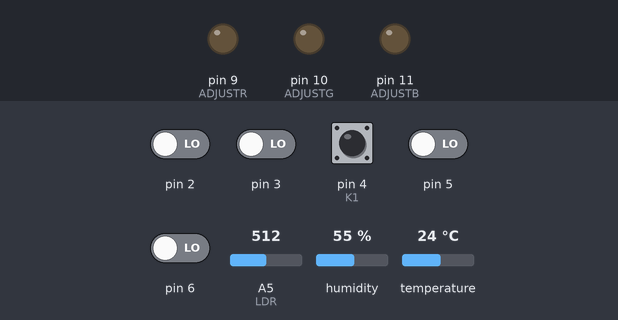
The sketch below on a simulated Arduino Uno, built with avr-gcc and run on an emulated ATmega328P. Parts: output pins drawn as LEDs (lit = HIGH). Wiring (inferred from the names in the program): DHT11 sensor: data pin 7. The inputs (shaded band) are chosen by the test bench; at power-on: pin 4 (K1) HIGH, pin 2, pin 3, pin 5, pin 6 LOW, A5 (LDR) = 512, humidity 55 %, temperature 24 °C.

Above: at 1.2 s.
1.3 s: pin 4 (K1) driven LOW
At 2.4 s:
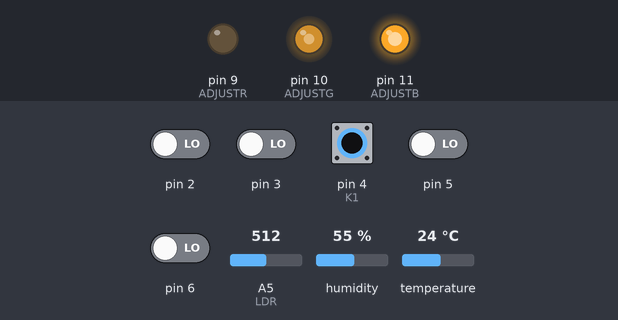
2.8 s: pin 4 (K1) pulsed HIGH 5 times (0.12 s each, 0.3 s apart)
At 3.07 s:
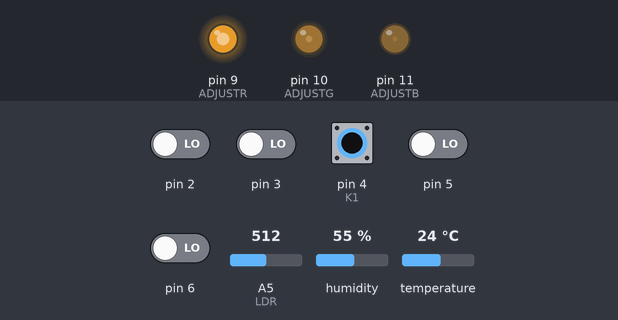
5.8 s: pin 4 (K1) pulsed HIGH 5 times (0.12 s each, 0.3 s apart)
At 6.97 s:
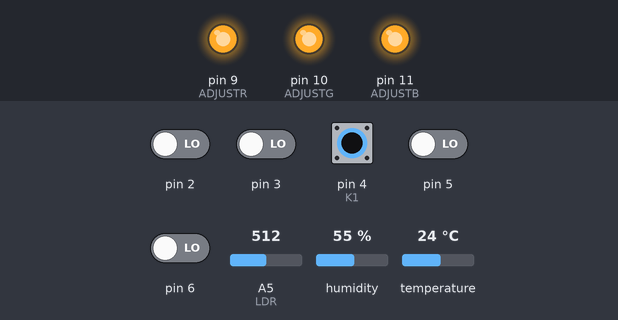
Timing chart, 0 to 8.8 s (numbered marks = the images above; inputs shaded):
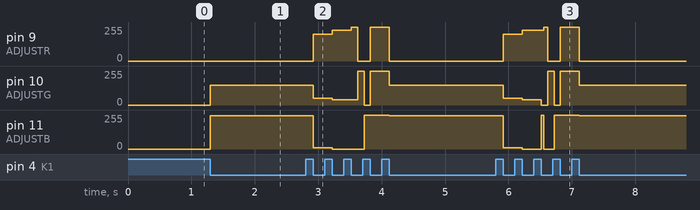

Measured:
- after the input at 1.3 s, pin 10 (ADJUSTG): 0/255 → 150/255 at once; pin 11 (ADJUSTB): 0/255 → 250/255 at once
- after the input at 2.8 s, pin 9 (ADJUSTR): 0/255 → 200/255 after 0.12 s, → 230/255 0.30 s later, → 255/255 0.30 s later, → 0/255 0.10 s later, … (6 changes in this stretch); pin 10 (ADJUSTG): 150/255 → 50/255 after 0.12 s, → 40/255 0.30 s later, → 255/255 0.40 s later, → 0/255 0.10 s later, … (6 changes in this stretch)
- after the input at 5.8 s, pin 10 (ADJUSTG): 150/255 → 50/255 after 0.12 s, → 40/255 0.30 s later, → 0/255 0.30 s later, → 255/255 0.10 s later, … (7 changes in this stretch); pin 11 (ADJUSTB): 250/255 → 10/255 after 0.12 s, → 0/255 0.30 s later, → 255/255 0.50 s later, → 250/255 0.40 s later

The sketch:

light_system.ino
```cpp
#include "Ambitemp.h"
//#include <Display.h>

Ambitemp DHT;

enum ButtonState {PRESSED, RELEASED, UNKNOWN};

const int LDR = A5;
const int K1 = 4;
const int DHT11 = 7;
const int ADJUSTR = 9;
const int ADJUSTG = 10;
const int ADJUSTB = 11;
const int INTERVAL = 300;

int currentLightingMode = -1;
int lastButtonState = HIGH;
int valR, valG, valB;
unsigned long lastButtonTime = 0;
unsigned long currentInterval;
unsigned long lastTime;

String timeReceived;

void setup() {
  pinMode(LDR, INPUT);
  pinMode(K1, INPUT);
  pinMode(DHT11, INPUT);
  pinMode(ADJUSTR, OUTPUT);
  pinMode(ADJUSTG, OUTPUT);
  pinMode(ADJUSTB, OUTPUT);
  Serial.begin(9600);
  DHT.initialize(7);
  //Display.clear();
}

void loop() {
  enum ButtonState value;
  value = readDebouncedButton();
  if (value == PRESSED) { //1. Default 2. Party 3. Study 4. Meeting
    currentLightingMode++;
    if (currentLightingMode == 5) {
     currentLightingMode = 0;
    }
  }
  int ldrReading = analogRead(LDR);
  //Display.show(timeReceived.toFloat());
  switch (currentLightingMode) {
    case 0:
      if (timeReceived.toFloat() >= 7 && timeReceived.toFloat() <= 17) {
        if (ldrReading >= 800) {
          DefaultLightSwitch(0);
        }
        if (ldrReading >= 500 && ldrReading < 800) {
          DefaultLightSwitch(1);
        }
        if (ldrReading >= 500 && ldrReading < 800 && DHT.getHumidity() >= 80) {
          DefaultLightSwitch(2);
        }
      }
      else if (timeReceived.toFloat() > 17 && timeReceived.toFloat() <= 18.3) {
        DefaultLightSwitch(4);
      }
      else {
        DefaultLightSwitch(5);
      }
      break;
    case 1:
      DefaultLightSwitch(7);
      break;
    case 2:
      DefaultLightSwitch(8);
      break;
    case 3:
      DefaultLightSwitch(6);
      break;
    case 4:
      DefaultLightSwitch(99);
      break;
  }
//DefaultLightSwitch(99);

  if (Serial.available()) { //RECEIVED INFORMATION HANDLER
    timeReceived = Serial.readStringUntil('\n');
  }
}

void DefaultLightSwitch(int lightModeIndex) {
  switch (lightModeIndex) {
    case 0: //Sunshine
      analogWrite(ADJUSTR, 0);
      analogWrite(ADJUSTG, 0);
      analogWrite(ADJUSTB, 0);
      break;
    case 1: //Cloudy
      analogWrite(ADJUSTR, 100);
      analogWrite(ADJUSTG, 120);
      analogWrite(ADJUSTB, 130);
      break;
    case 2: //Rainy
      analogWrite(ADJUSTR, 5);
      analogWrite(ADJUSTG, 15);
      analogWrite(ADJUSTB, 40);
      break;
    case 3: //Morning
      analogWrite(ADJUSTR, 212);
      analogWrite(ADJUSTG, 205);
      analogWrite(ADJUSTB, 235);
      break;
    case 4: //Dusk
      analogWrite(ADJUSTR, 15);
      analogWrite(ADJUSTG, 175);
      analogWrite(ADJUSTB, 195);
      break;
    case 5: //Night
      analogWrite(ADJUSTR, 0);
      analogWrite(ADJUSTG, 150);
      analogWrite(ADJUSTB, 250);
      break;
    case 6: //PARTY!!!!!!!!!!!1
      Party();
      break;
    case 7: //Study lights
      analogWrite(ADJUSTR, 200);
      analogWrite(ADJUSTG, 50);
      analogWrite(ADJUSTB, 10);
      break;
    case 8: //Meeting lights
      analogWrite(ADJUSTR, 230);
      analogWrite(ADJUSTG, 40);
      analogWrite(ADJUSTB, 0);
      break;
    case 99: //Turn light off
      analogWrite(ADJUSTR, 255);
      analogWrite(ADJUSTG, 255);
      analogWrite(ADJUSTB, 255);
      break;
    default: //Default light
      analogWrite(ADJUSTR, 50);
      analogWrite(ADJUSTG, 180);
      analogWrite(ADJUSTB, 240);
      break;
  }
}

void Party() {
  if (currentInterval >= INTERVAL) { //SENDS THE TEMPERATURE VALUE TO THE PC AT A REGULAR INTERVAL
    currentInterval = 0;
  } else {
    switch (currentInterval) {
      case 0 ... 100:
        digitalWrite(ADJUSTR, HIGH);
        digitalWrite(ADJUSTB, LOW);
        break;
      case 101 ... 200:
        digitalWrite(ADJUSTG, HIGH);
        digitalWrite(ADJUSTR, LOW);
        break;
      case 201 ... 300:
        digitalWrite(ADJUSTB, HIGH);
        digitalWrite(ADJUSTG, LOW);
        break;
    }
    currentInterval += (millis() - lastTime);
    lastTime = millis();
  }
}

enum ButtonState readDebouncedButton() {
  int buttonState = digitalRead(K1);
  if (buttonState != lastButtonState) {
    lastButtonState = buttonState;
    if ((millis() - lastButtonTime) > 20) {
      lastButtonTime = millis();
      if (buttonState == LOW) {
        return PRESSED;
      } else {
        return RELEASED;
      }
    }
  }
  return UNKNOWN;
}
```

Ambitemp.cpp
```cpp
// (licence header left out)
#include "Ambitemp.h"

void Ambitemp::initialize(uint8_t pin) {
    _pin = pin;
    _temperature = 0;
    _humidity = 0;
    _lastms = 0;
    _dht11 = SimpleDHT11(pin);
    // override to get first measurement
    getData(true);
}

uint8_t Ambitemp::getData(bool override) {
    // throttle sample rate or force override
    if (millis() - _lastms >= DHT11_SAMPLE_RATE || override) {
        uint8_t err = SimpleDHTErrSuccess;
        uint8_t temperature;
        uint8_t humidity;

        err = _dht11.read(&temperature, &humidity, NULL);
        if (err != SimpleDHTErrSuccess) {
            return err;
        }

        _temperature = temperature;
        _humidity = humidity;

        _lastms = millis();
    }
    return SimpleDHTErrSuccess;
}

uint8_t Ambitemp::getTemperature() {
    getData();
    return _temperature;
}

uint8_t Ambitemp::getHumidity() {
    getData();
    return _humidity;
}
```

Ambitemp.h
```cpp
// (licence header left out)
#ifndef _AMBITEMP_H
#define _AMBITEMP_H

#include <Arduino.h>
#include "SimpleDHT.h"

// 1HZ sample rate on the DHT11
#define DHT11_SAMPLE_RATE 1000

class Ambitemp {
    public:
        void initialize(uint8_t pin);
        uint8_t getTemperature();
        uint8_t getHumidity();

    private:
        uint8_t getData(bool override = false);
        uint8_t _pin;
        uint8_t _temperature;
        uint8_t _humidity;
        SimpleDHT11 _dht11;
        unsigned long _lastms;
};

#endif
```

SimpleDHT.cpp
```cpp
// (licence header left out)
#include "SimpleDHT.h"

SimpleDHT::SimpleDHT() {
}

SimpleDHT::SimpleDHT(int pin) {
    setPin(pin);
}

int SimpleDHT::read(byte* ptemperature, byte* phumidity, byte pdata[40]) {
    int ret = SimpleDHTErrSuccess;

    if (pin == -1) {
        return SimpleDHTErrNoPin;
    }

    float temperature = 0;
    float humidity = 0;
    if ((ret = read2(&temperature, &humidity, pdata)) != SimpleDHTErrSuccess) {
        return ret;
    }

    if (ptemperature) {
        *ptemperature = (byte)(int)temperature;
    }

    if (phumidity) {
        *phumidity = (byte)(int)humidity;
    }

    return ret;
}

int SimpleDHT::read(int pin, byte* ptemperature, byte* phumidity, byte pdata[40]) {
    setPin(pin);
    return read(ptemperature, phumidity, pdata);
}

int SimpleDHT::setPinInputMode(uint8_t mode) {
    if (mode != INPUT && mode != INPUT_PULLUP) {
        return SimpleDHTErrPinMode;
    }
    this->pinInputMode = mode;
    return SimpleDHTErrSuccess;
}

void SimpleDHT::setPin(int pin) {
    this->pin = pin;
#ifdef __AVR
    // (only AVR) - set low level properties for configured pin
    bitmask = digitalPinToBitMask(pin);
    port = digitalPinToPort(pin);
#endif
}

#ifdef __AVR
int SimpleDHT::getBitmask() {
    return bitmask;
}

int SimpleDHT::getPort() {
    return port;
}
#endif

long SimpleDHT::levelTime(byte level, int firstWait, int interval) {
    unsigned long time_start = micros();
    long time = 0;

#ifdef __AVR
    uint8_t portState = level ? bitmask : 0;
#endif

    bool loop = true;
    for (int i = 0 ; loop; i++) {
        if (time < 0 || time > levelTimeout) {
            return -1;
        }

        if (i == 0) {
            if (firstWait > 0) {
                delayMicroseconds(firstWait);
            }
        } else if (interval > 0) {
            delayMicroseconds(interval);
        }

        // for an unsigned int type, the difference have a correct value
        // even if overflow, explanation here:
        //     https://arduino.stackexchange.com/questions/33572/arduino-countdown-without-using-delay
        time = micros() - time_start;

#ifdef __AVR
        loop = ((*portInputRegister(port) & bitmask) == portState);
#else
        loop = (digitalRead(pin) == level);
#endif
    }

    return time;
}

byte SimpleDHT::bits2byte(byte data[8]) {
    byte v = 0;
    for (int i = 0; i < 8; i++) {
        v += data[i] << (7 - i);
    }
    return v;
}

int SimpleDHT::parse(byte data[40], short* ptemperature, short* phumidity) {
    short humidity = bits2byte(data);
    short humidity2 = bits2byte(data + 8);
    short temperature = bits2byte(data + 16);
    short temperature2 = bits2byte(data + 24);
    byte check = bits2byte(data + 32);
    byte expect = (byte)humidity + (byte)humidity2 + (byte)temperature + (byte)temperature2;
    if (check != expect) {
        return SimpleDHTErrDataChecksum;
    }

    *ptemperature = temperature<<8 | temperature2;
    *phumidity = humidity<<8 | humidity2;

    return SimpleDHTErrSuccess;
}

SimpleDHT11::SimpleDHT11() {
}

SimpleDHT11::SimpleDHT11(int pin) : SimpleDHT (pin) {
}

int SimpleDHT11::read2(float* ptemperature, float* phumidity, byte pdata[40]) {
    int ret = SimpleDHTErrSuccess;

    if (pin == -1) {
        return SimpleDHTErrNoPin;
    }

    byte data[40] = {0};
    if ((ret = sample(data)) != SimpleDHTErrSuccess) {
        return ret;
    }

    short temperature = 0;
    short humidity = 0;
    if ((ret = parse(data, &temperature, &humidity)) != SimpleDHTErrSuccess) {
        return ret;
    }

    if (pdata) {
        memcpy(pdata, data, 40);
    }
    if (ptemperature) {
        *ptemperature = (int)(temperature>>8);
    }
    if (phumidity) {
        *phumidity = (int)(humidity>>8);
    }

    // For example, when remove the data line, it will be success with zero data.
    if (temperature == 0 && humidity == 0) {
        return SimpleDHTErrZeroSamples;
    }

    return ret;
}

int SimpleDHT11::read2(int pin, float* ptemperature, float* phumidity, byte pdata[40]) {
    setPin(pin);
    return read2(ptemperature, phumidity, pdata);
}

int SimpleDHT11::sample(byte data[40]) {
    // empty output data.
    memset(data, 0, 40);

    // According to protocol: [1] https://akizukidenshi.com/download/ds/aosong/DHT11.pdf
    // notify DHT11 to start:
    //    1. PULL LOW 20ms.
    //    2. PULL HIGH 20-40us.
    //    3. SET TO INPUT or INPUT_PULLUP.
    // Changes in timing done according to:
    //  [2] https://www.mouser.com/ds/2/758/DHT11-Technical-Data-Sheet-Translated-Version-1143054.pdf
    // - original values specified in code
    // - since they were not working (MCU-dependent timing?), replace in code with
    //   _working_ values based on measurements done with levelTimePrecise()
    pinMode(pin, OUTPUT);
    digitalWrite(pin, LOW);            // 1.
    delay(20);                         // specs [2]: 18us

    // Pull high and set to input, before wait 40us.
    // @see https://github.com/winlinvip/SimpleDHT/issues/4
    // @see https://github.com/winlinvip/SimpleDHT/pull/5
    digitalWrite(pin, HIGH);           // 2.
    pinMode(pin, this->pinInputMode);
    delayMicroseconds(25);             // specs [2]: 20-40us

    // DHT11 starting:
    //    1. PULL LOW 80us
    //    2. PULL HIGH 80us
    long t = levelTime(LOW);          // 1.
    if (t < 30) {                    // specs [2]: 80us
        return simpleDHTCombileError(t, SimpleDHTErrStartLow);
    }

    t = levelTime(HIGH);             // 2.
    if (t < 50) {                    // specs [2]: 80us
        return simpleDHTCombileError(t, SimpleDHTErrStartHigh);
    }

    // DHT11 data transmite:
    //    1. 1bit start, PULL LOW 50us
    //    2. PULL HIGH:
    //         - 26-28us, bit(0)
    //         - 70us, bit(1)
    for (int j = 0; j < 40; j++) {
          t = levelTime(LOW);          // 1.
          if (t < 24) {                    // specs says: 50us
              return simpleDHTCombileError(t, SimpleDHTErrDataLow);
          }

          // read a bit
          t = levelTime(HIGH);              // 2.
          if (t < 11) {                     // specs say: 20us
              return simpleDHTCombileError(t, SimpleDHTErrDataRead);
          }
          data[ j ] = (t > 40 ? 1 : 0);     // specs: 26-28us -> 0, 70us -> 1
    }

    // DHT11 EOF:
    //    1. PULL LOW 50us.
    t = levelTime(LOW);                     // 1.
    if (t < 24) {                           // specs say: 50us
        return simpleDHTCombileError(t, SimpleDHTErrDataEOF);
    }

    return SimpleDHTErrSuccess;
}

SimpleDHT22::SimpleDHT22() {
}

SimpleDHT22::SimpleDHT22(int pin) : SimpleDHT (pin) {
}

int SimpleDHT22::read2(float* ptemperature, float* phumidity, byte pdata[40]) {
    int ret = SimpleDHTErrSuccess;

    if (pin == -1) {
        return SimpleDHTErrNoPin;
    }

    byte data[40] = {0};
    if ((ret = sample(data)) != SimpleDHTErrSuccess) {
        return ret;
    }

    short temperature = 0;
    short humidity = 0;
    if ((ret = parse(data, &temperature, &humidity)) != SimpleDHTErrSuccess) {
        return ret;
    }

    if (pdata) {
        memcpy(pdata, data, 40);
    }
    if (ptemperature) {
        *ptemperature = (float)((temperature & 0x8000 ? -1 : 1) * (temperature & 0x7FFF)) / 10.0;
    }
    if (phumidity) {
        *phumidity = (float)humidity / 10.0;
    }

    return ret;
}

int SimpleDHT22::read2(int pin, float* ptemperature, float* phumidity, byte pdata[40]) {
    setPin(pin);
    return read2(ptemperature, phumidity, pdata);
}

int SimpleDHT22::sample(byte data[40]) {
    // empty output data.
    memset(data, 0, 40);

    // According to protocol: http://akizukidenshi.com/download/ds/aosong/AM2302.pdf
    // notify DHT11 to start:
    //    1. T(be), PULL LOW 1ms(0.8-20ms).
    //    2. T(go), PULL HIGH 30us(20-200us), use 40us.
    //    3. SET TO INPUT or INPUT_PULLUP.
    pinMode(pin, OUTPUT);
    digitalWrite(pin, LOW);
    delayMicroseconds(1000);
    // Pull high and set to input, before wait 40us.
    // @see https://github.com/winlinvip/SimpleDHT/issues/4
    // @see https://github.com/winlinvip/SimpleDHT/pull/5
    digitalWrite(pin, HIGH);
    pinMode(pin, this->pinInputMode);
    delayMicroseconds(40);

    // DHT11 starting:
    //    1. T(rel), PULL LOW 80us(75-85us).
    //    2. T(reh), PULL HIGH 80us(75-85us).
    long t = 0;
    if ((t = levelTime(LOW)) < 30) {
        return simpleDHTCombileError(t, SimpleDHTErrStartLow);
    }
    if ((t = levelTime(HIGH)) < 50) {
        return simpleDHTCombileError(t, SimpleDHTErrStartHigh);
    }

    // DHT11 data transmite:
    //    1. T(LOW), 1bit start, PULL LOW 50us(48-55us).
    //    2. T(H0), PULL HIGH 26us(22-30us), bit(0)
    //    3. T(H1), PULL HIGH 70us(68-75us), bit(1)
    for (int j = 0; j < 40; j++) {
          t = levelTime(LOW);          // 1.
          if (t < 24) {                    // specs says: 50us
              return simpleDHTCombileError(t, SimpleDHTErrDataLow);
          }

          // read a bit
          t = levelTime(HIGH);              // 2.
          if (t < 11) {                     // specs say: 26us
              return simpleDHTCombileError(t, SimpleDHTErrDataRead);
          }
          data[ j ] = (t > 40 ? 1 : 0);     // specs: 22-30us -> 0, 70us -> 1
    }

    // DHT11 EOF:
    //    1. T(en), PULL LOW 50us(45-55us).
    t = levelTime(LOW);
    if (t < 24) {
        return simpleDHTCombileError(t, SimpleDHTErrDataEOF);
    }

    return SimpleDHTErrSuccess;
}
```

Source omitted: SimpleDHT.h (6664 bytes)
